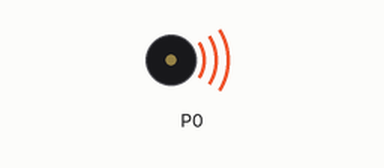
This program was run on a simulated BBC micro:bit running MicroPython. Shown: buzzer (waves = sounding). At 18.5 s the program stops and its outputs stay as they are.

Above: at 0.18 s.
At 18.6 s:
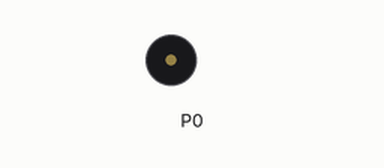
Timing chart, 0 to 20.0 s (numbered marks = the images above):
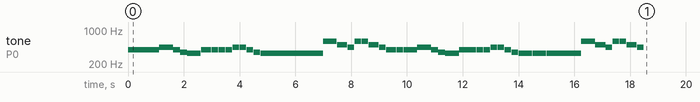

The program:

student_music_example2.py
```python
from microbit import *
import music

playtime = 0

while playtime < 4:
    for x in range(2):
        music.play(["G4:3", "G4:2", "G4:2", "G4:2", "A4:2", "A4:2", "G4:2", "F4:2", "E4:4"])
    for x in range(2):
        music.play(["E4:4", "E4:1", "E4:1", "E4:1"])
    for x in range(2):
        music.play(["D5:2", "D5:2", "B4:3", "A4:2"])
        playtime += 1
```

Measured:
- by itself, tone on P0: plays 392 Hz for 0.36 s, 392 Hz for 0.24 s, 392 Hz for 0.24 s, 392 Hz for 0.24 s, 440 Hz for 0.24 s, 440 Hz for 0.24 s … (68 notes in this stretch)
